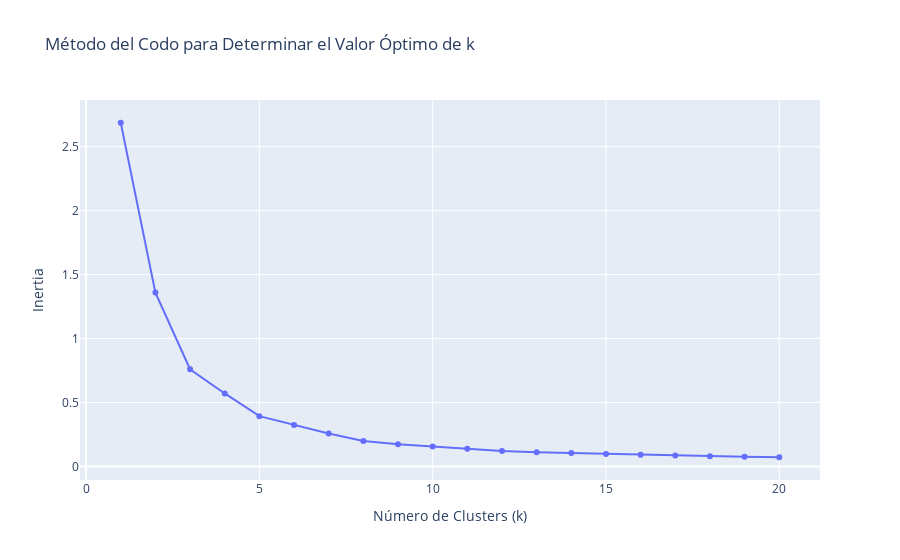

Source (notebook cell):
### Markdown cell above
**Respuesta:**

### Code cell
# Números de clusters a probar
k_values = range(1, 21)
inertia_values = []

for k in k_values:
    # Crear un nuevo pipeline con K-Means y el número de clusters actual
    kmeans = KMeans(n_clusters=k, random_state=42)
    cluster_pipeline = Pipeline([
        ('features', feature_extractor),
        ('impute', imputer),
        ('scaler', transformer),
        ('clustering', kmeans)
    ])
    
    # Aplicar el pipeline y obtener la Inertia
    cluster_pipeline.fit_transform(df_retail)
    inertia = cluster_pipeline.named_steps['clustering'].inertia_
    inertia_values.append(inertia)

# Crear un DataFrame con los valores de k y la Inertia
elbow_data = pd.DataFrame({'k': k_values, 'Inertia': inertia_values})

# Crear un gráfico interactivo con Plotly
fig = px.line(elbow_data, x='k', y='Inertia', title='Método del Codo para Determinar el Valor Óptimo de k')
fig.update_traces(mode='lines+markers')
fig.update_xaxes(title='Número de Clusters (k)')
fig.update_yaxes(title='Inertia')
fig.show()

### Figure 1 — Plotly figure (JSON) as saved in the notebook; plotly's stock layout.template omitted (floating-point values rounded to 4 significant figures)
{"data": [{"hovertemplate": "k=%{x}<br>Inertia=%{y}<extra></extra>", "legendgroup": "", "line": {"color": "#636efa", "dash": "solid"}, "marker": {"symbol": "circle"}, "mode": "lines+markers", "name": "", "orientation": "v", "showlegend": false, "type": "scatter", "x": [1, 2, 3, 4, 5, 6, 7, 8, 9, 10, 11, 12, 13, 14, 15, 16, 17, 18, 19, 20], "xaxis": "x", "y": [2.687, 1.359, 0.7602, 0.5708, 0.3932, 0.325, 0.2585, 0.1992, 0.1734, 0.1556, 0.138, 0.1217, 0.1111, 0.1045, 0.09765, 0.09129, 0.08679, 0.07985, 0.07618, 0.07214], "yaxis": "y"}], "layout": {"legend": {"tracegroupgap": 0}, "title": {"text": "Método del Codo para Determinar el Valor Óptimo de k"}, "xaxis": {"anchor": "y", "domain": [0, 1], "title": {"text": "Número de Clusters (k)"}}, "yaxis": {"anchor": "x", "domain": [0, 1], "title": {"text": "Inertia"}}}}
